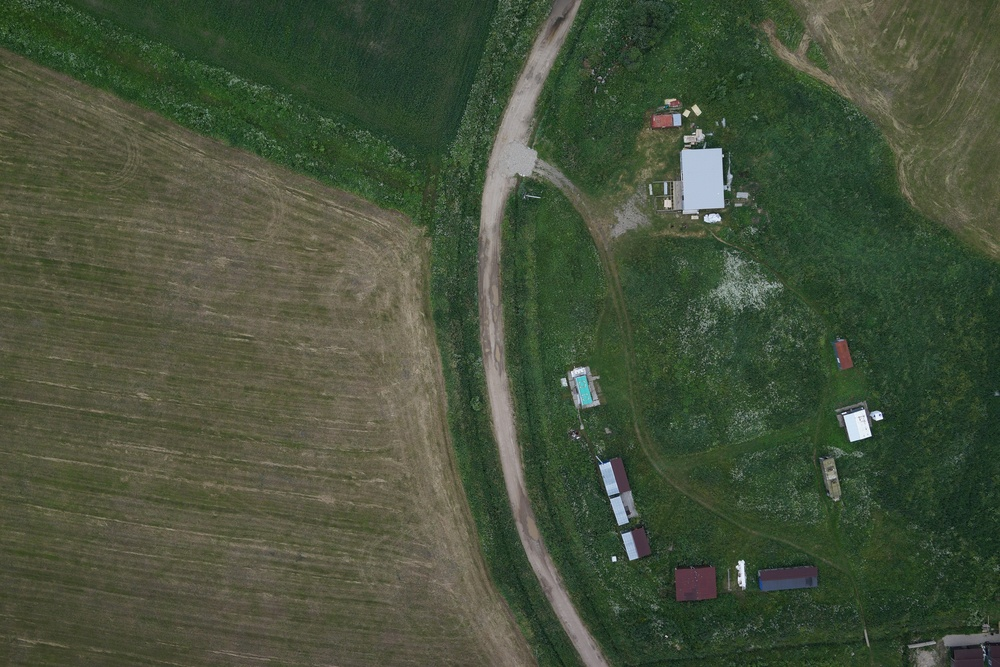
#> input picture photo1.JPG, 1000 x 667 px, shrunk from 2560 x 1707 before the run
$ jupyter execute --allow-errors Untitled.ipynb
#> lines starting #> are read from the running program, lines starting #| are printed output that depends on the picture
[cell 1]
import cv2 as cv
import numpy as np
from matplotlib import pyplot as plt
img = cv.imread('pole1.jpg',0)
# global thresholding
ret1,th1 = cv.threshold(img,127,255,cv.THRESH_BINARY)
# Otsu's thresholding
ret2,th2 = cv.threshold(img,0,255,cv.THRESH_BINARY+cv.THRESH_OTSU)
#> ret2 = 0
# Otsu's thresholding after Gaussian filtering
#> (the rest of this cell did not finish here and is left out)

[cell 2]
# Python program to illustrate
# Otsu thresholding type on an image

# organizing imports
import cv2
import numpy as np

# path to input image is specified and
# image is loaded with imread command
image1 = cv2.imread('photo1.JPG')
#> image1 is the input picture: shape (667, 1000, 3); mean B, G, R 59.3, 81, 70

# cv2.cvtColor is applied over the
# image input with applied parameters
# to convert the image in grayscale
img0 = cv2.cvtColor(image1, cv2.COLOR_BGR2GRAY)
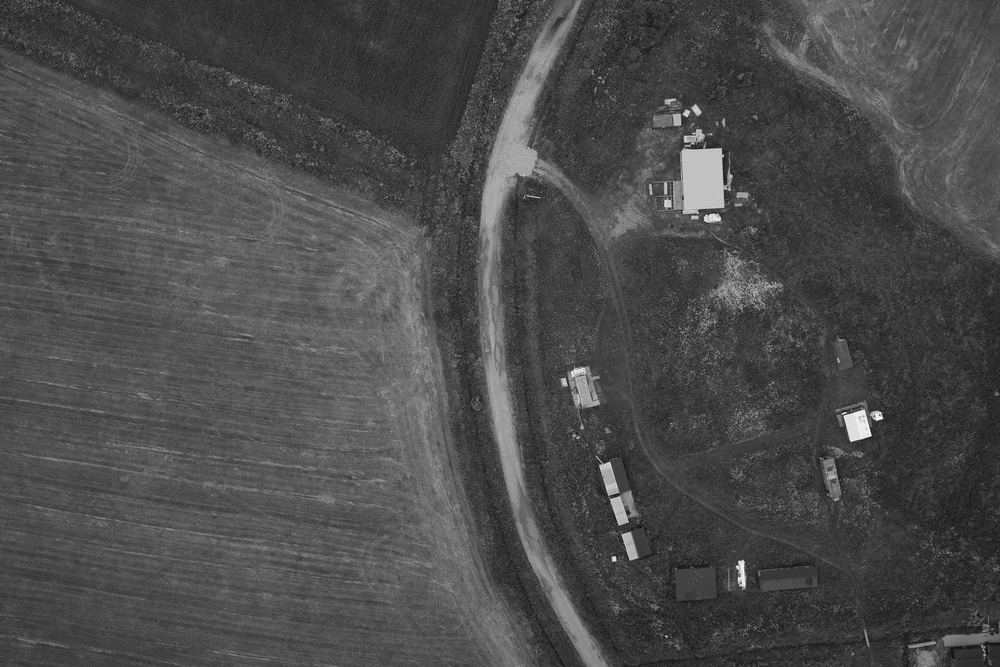
#> img0: shape (667, 1000); min 6, max 252, mean 75.2

#averaging(усреднённое) размытие
#img = cv2.blur(img0, (7, 7))
#Gaussian(гауссово)
#img = cv2.GaussianBlur(img0, (7, 7), 0)

#Median(медианное)
#img = cv2.medianBlur(img0, 7)

# applying Otsu thresholding
# as an extra flag in binary
# thresholding
ret, thresh1 = cv2.threshold(img, 120, 255, cv2.THRESH_BINARY + cv2.THRESH_OTSU)
#> ret = 0

# the window showing output image
# with the corresponding thresholding
# techniques applied to the input image
cv2.imshow('Otsu Threshold', thresh1)

# De-allocate any associated memory usage
if cv2.waitKey(0) & 0xff == 27:
#> (key Esc is pressed here)
    cv2.destroyAllWindows()

cv2.imwrite('result.png', thresh1)
#> Out = True

[cell 3]
import cv2
import matplotlib
import matplotlib.pyplot as plt
import numpy as np

from skimage import data
from skimage.filters import threshold_multiotsu

# Setting the font size for all plots.
matplotlib.rcParams['font.size'] = 9

# The input image.
image1 = cv2.imread('photo1.JPG')
image = cv2.cvtColor(image1, cv2.COLOR_BGR2GRAY)

# [5 lines of commented-out code are left out]
image = cv2.medianBlur(image, 17)

# Applying multi-Otsu threshold for the default value, generating
# three classes.
thresholds = threshold_multiotsu(image, classes=3)
#> thresholds = [73, 118]

# Using the threshold values, we generate the three regions.
regions = np.digitize(image, bins=thresholds)
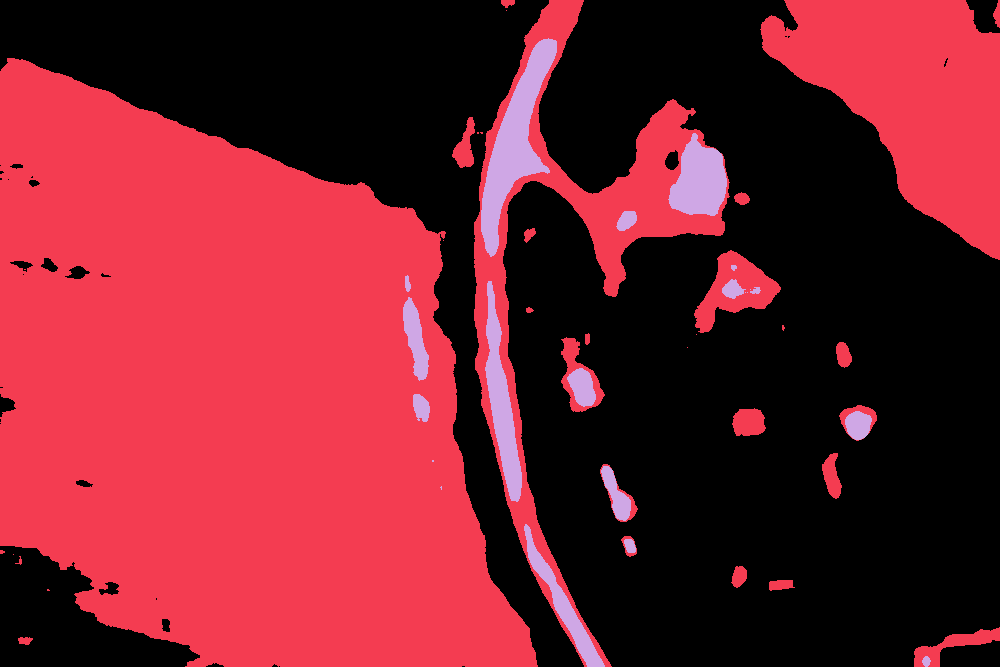
#> regions: shape (667, 1000) int64; 3 distinct labels, from 0 to 2; one colour per label, 0 black

fig, ax = plt.subplots(nrows=3, ncols=1, figsize=(20, 33.5))

# Plotting the original image.
ax[0].imshow(image, cmap='gray')
ax[0].set_title('Original')
ax[0].axis('off')

# Plotting the histogram and the two thresholds obtained from
# multi-Otsu.
ax[1].hist(image.ravel(), bins=255)
ax[1].set_title('Histogram')
for thresh in thresholds:
    ax[1].axvline(thresh, color='r')
#> this loop made 2 passes
#> thresh on passes 1 to 2: 73, 118

# Plotting the Multi Otsu result.
ax[2].imshow(regions, cmap='jet')
ax[2].set_title('Multi-Otsu result')
ax[2].axis('off')

plt.subplots_adjust()

plt.show()
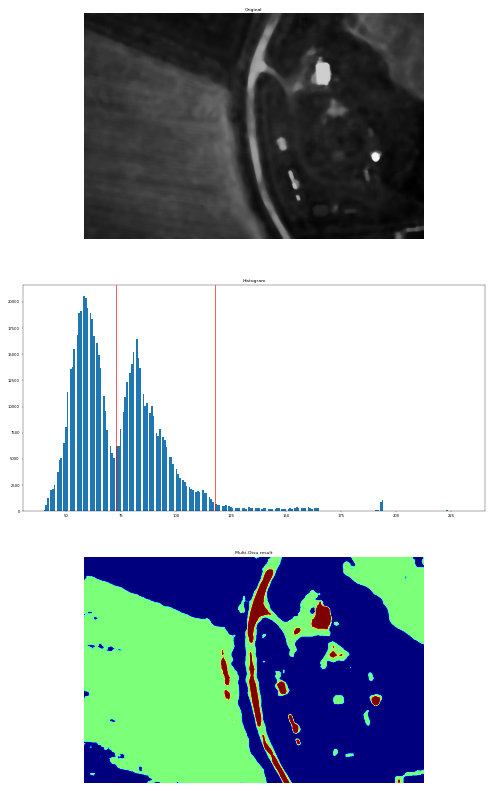
#> figure drawn by matplotlib, 3 panels; panel 2: tallest bar 20602 high, from x = 57.98 to 58.73
cv2.imwrite('result.png', regions)
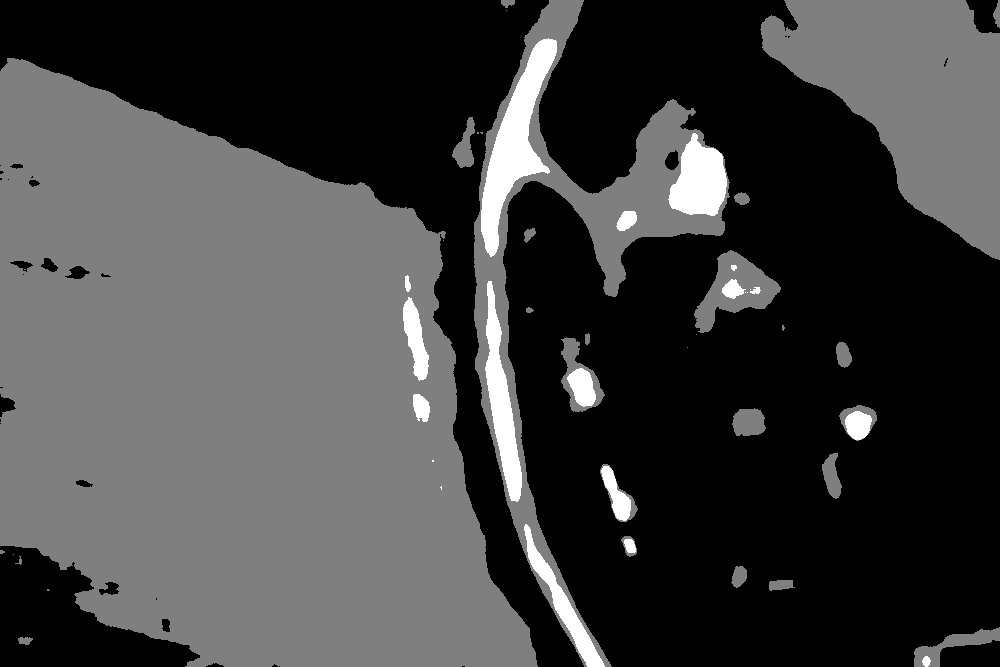
#> saved as result.png: shape (667, 1000); min 0, max 2, mean 0.503; drawn with min black and max white
#> Out = True

$ run again, with p1.jpg copied over photo1.JPG
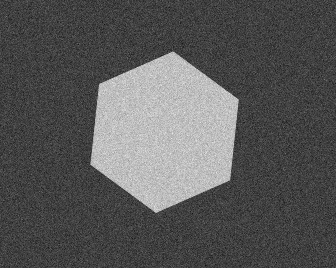
#> input picture p1.jpg, 336 x 268 px
#> ret2 = 0
#> image1 is the input picture: shape (268, 336, 3); min 10, max 238, mean 88.2
#> `cv2.imwrite('result.png', thresh1)`: Out = True
#> thresholds = [86, 148]
#> `regions = np.digitize(image, bins=thresholds)`:
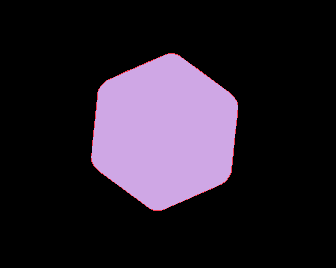
#> regions: shape (268, 336) int64; 3 distinct labels, from 0 to 2; one colour per label, 0 black
#> the loop `for thresh in thresholds:` made 2 passes
#> thresh on passes 1 to 2: 86, 148
#> `cv2.imwrite('result.png', regions)`:
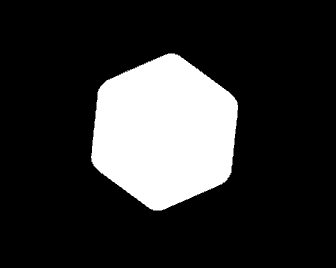
#> saved as result.png: shape (268, 336); min 0, max 2, mean 0.38; drawn with min black and max white
#> `cv2.imwrite('result.png', regions)`: Out = True
